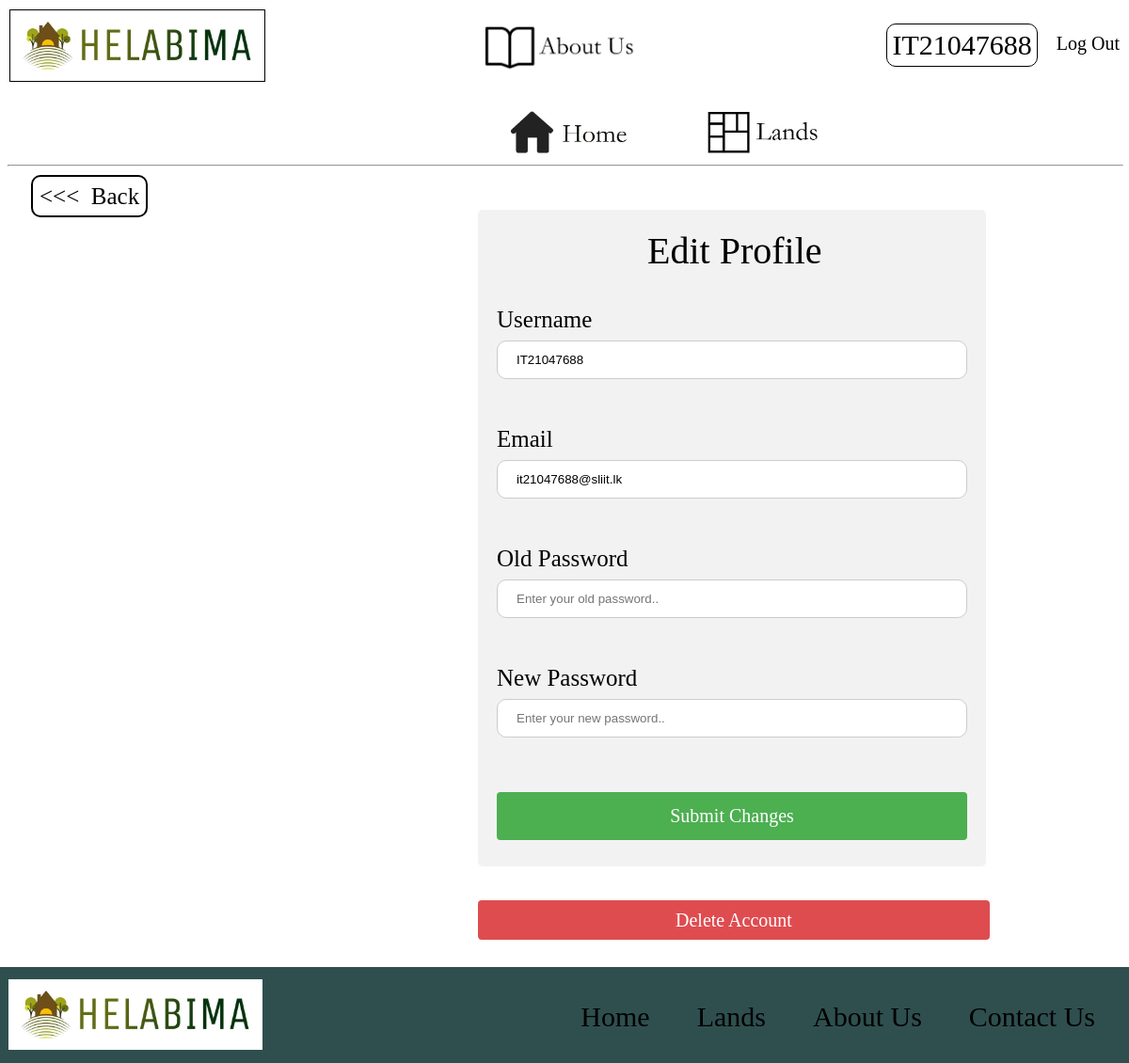
/buyerEditProfile.php (signed in), run on the app's committed database.
### tables this page shows
CREATE TABLE `buyers` (
  `user_id` varchar(21) NOT NULL,
  `user_name` varchar(10) NOT NULL,
  `email` varchar(50) NOT NULL,
  `password` varchar(25) NOT NULL,
  `date` timestamp NULL DEFAULT current_timestamp() ON UPDATE current_timestamp()
);

### functions.php (called while the page is built, shortened)
<?php
function checkLogin($con)
{
	if(isset($_SESSION['userid']) && isset($_SESSION['account']))
	{
		$id = $_SESSION['userid'];
		if($_SESSION['account'] == 'buyer')
		{
			$sql = "select * from buyers where user_id = '$id' limit 1";
			$result = mysqli_query ($con, $sql);
			if ($result && mysqli_num_rows($result) > 0)
			{
				$buyer_data = mysqli_fetch_assoc($result);
				return $buyer_data;
			}
		}
	}
	else
	{
		return 0;
	}
	die;
}
?>

### buyerEditProfile.php (the view, shortened to what this page needs)
<?php
require('config.php');
include('functions.php');
$userData = checkLogin($con);
?>
<!DOCTYPE html>
<html lang="en">
<head>
  <link rel="stylesheet" type="text/css" href="src/styles/main.css">
  <link rel="stylesheet" type="text/css" href="src/styles/buyer.css">
</head>
<body>
  <div class="header">
    <a href="index.html"><img id="icon" alt="Helabima Lands Icon" src="src/img/02.jpeg" width="250px" height="auto" /></a>
  <?php
       $logOut = "<a href='' id='logout'>Log Out</a>";
        if(isset($_SESSION['account']) && $_SESSION['account'] == "buyer")
        {
          echo($logOut);
          echo("<a id='username' href='buyerIndex.php'>". $userData['user_name']. "</a>");
        }
        elseif(isset($_SESSION['account']) && $_SESSION['account'] == "seller")
        {
         header("Location: sellerIndex.php");
        }
        elseif(isset($_SESSION['account']) && $_SESSION['account'] == "admin")
        {
          header("Location: adminIndex.php");
        }
        else
        {
          header("Location: index.php");
        }
      ?>
    <a class="nav" href="" > <img id="aboutus" alt="aboutus" src="src/img/aboutus.jpg" height="50px" width="auto" /></a>
    <a class="nav" href="" > <img id="lands" alt="lands" src="src/img/lands.jpg" height="50px" width="auto" /></a>
    <a class="nav" href="" > <img id="home" alt="home" src="src/img/home.jpg" height="50px" width="auto" /></a>
  </div>
  <hr width="100%">
  <div class="content">
    <div class="editProf-container">
      <div class="back2">
        <a href="buyerIndex.php"> <<< &nbsp;Back </a>
      </div>
      <div class="editProf" style="margin-top:0px;margin-bottom: 10px;">
        <form name="editProfB" action="" method="post">
          <label id="title" style="padding-left: 160px;">Edit Profile</label>
          <br/> <br/> <br/>
          <label id="username-Label">Username</label>
          <input type="text" id="username-input" name="username-input" value="<?php echo $userData['user_name']; ?>">
          <label id="email-Label">Email</label>
          <input type="email" id="email-input" name="email-input" value="<?php echo $userData['email']; ?>">
          <label id="password-Label">Old Password</label>
          <input type="password" id="password-input" name="old-password-input" placeholder="Enter your old password.." >
          <label id="password-Label">New Password</label>
          <input type="password" id="password-input" name="new-password-input" placeholder="Enter your new password..">
          <input id="submitEditProf" name="update" type="submit" value="Submit Changes">
        </form>
      </div>
      <br/><br/>
      <a id="dltProf" onclick="showNDhide('dltProfB')" href="#dltProf">Delete Account</a>
    </div>
  </div>
  <br/>
    <div class="footer" >
      <img id="icon" alt="Helabima Lands Icon" src="src/img/02.jpeg" width="250px" height="auto" />
      <a class="nav" id="contact" href="index.php#contact"> Contact Us </a>
      <a class="nav" id="aboutus"  href="aboutus.php">About Us</a>
      <a class="nav" id="lands" href="lands.php"> Lands </a>
      <a class="nav" id="home" href="index.php"> Home </a>
    </div>
</body>
</html>

### src/styles/main.css (style rules this page uses)
body { background:#fff; font-family: Garamond, serif; }
.header { background: #fff; height: 110px; margin: -8px -8px -9px -10px; }
.header #icon { border: 1px solid #000; margin: 10px 0px 0px 12px; padding: 10px; }
.header #username { float:right; font-size:30px; font-family:Garamond, serif; color:black; margin:25px 10px; text-decoration:none; padding: 5px; border: 1px solid black; border-radius:10px }
.header #logout { float:right; font-size:20px; font-family:Garamond, serif; color:black; margin:35px 10px; text-decoration: none; }
.header .nav { float: right; color: black; margin: 0px 0px 0px 10px; }
.header #aboutus { margin: 20px 250px 0px 10px; padding: 5px; object-fit: cover; }
.header #lands { margin: 20px 50px 0px 10px; padding: 5px; object-fit: cover; }
.header #home { margin: 20px 50px 0px 10px; padding: 5px; object-fit: cover; }
.footer { border: 1px solid #2F4F4b; background: #2F4F4F; height: 100px; margin: 0px -8px -8px -10px; }
.footer #icon { background: white; margin: 12px 5px 0px 10px; padding: 10px; }
.footer .nav { float: right; color: black; margin: 10px 0px 0px 10px; font-family: Garamond, serif; text-decoration: none; font-size: 30px; }
.footer #lands, .footer #home, .footer #aboutus, .footer #contact { margin: 30px 30px 0px 10px; padding: 5px; }
.back2 a { margin-top: 20px; margin-left:25px; border: 2px solid black; padding: 7px; color: black; text-decoration: none; border-radius: 10px; font-size:25px }

### src/styles/buyer.css (style rules this page uses)
.content { background: #FFF; width: 100%; }
div.login, div.signup, div.editProf, div.dltProf { border-radius: 5px; background-color: #f2f2f2; padding: 20px; width: 500px; }
div.editProf-container { margin: 5px -8px 10px -10px; padding: 10px; height: auto ; }
div.editProf { margin: 65px 0px 65px 500px; }
div.editProf-container { margin: 0px -8px 10px -10px; padding: 10px 10px 10px 10px; height: auto; }
#title { font-size: 40px; padding-left: 200px; margin: 0px 0px 50px 0px; }
#username-Label, #password-Label, #email-Label { font-size: 25px; }
#username-input, #password-input, #email-input, #username-input-4dlt, #password-input-4dlt { width: 100%; padding: 12px 20px; margin: 8px 0px 50px 0px; display: inline-block; border: 1px solid #ccc; border-radius: 10px; box-sizing: border-box; }
#submitlogin, #submitsignup, #submitEditProf, #dltProf { width: 100%; background-color: #4CAF50; color: white; padding: 14px 20px; margin: 8px 0; border: none; border-radius: 4px; cursor: pointer; font-family: Garamond, serif; font-size: 20px; }
#dltProf { background-color: #dF4C50; padding: 10px 210px 10px 210px; margin-left: 500px; text-decoration: none; }

### data on the page
buyers: user_name "IT21047688", username-input "IT21047688", email-input "it21047688@sliit.lk"
